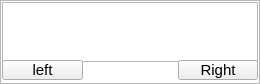
<?xml version="1.0" encoding="UTF-8"?>
<ui version="4.0">
 <class>TalkWindow</class>
 <widget class="QWidget" name="TalkWindow">
  <property name="enabled">
   <bool>true</bool>
  </property>
  <property name="geometry">
   <rect>
    <x>0</x>
    <y>0</y>
    <width>260</width>
    <height>84</height>
   </rect>
  </property>
  <property name="sizePolicy">
   <sizepolicy hsizetype="Fixed" vsizetype="Fixed">
    <horstretch>0</horstretch>
    <verstretch>0</verstretch>
   </sizepolicy>
  </property>
  <property name="cursor">
   <cursorShape>ClosedHandCursor</cursorShape>
  </property>
  <property name="mouseTracking">
   <bool>false</bool>
  </property>
  <property name="windowTitle">
   <string/>
  </property>
  <widget class="QGraphicsView" name="boderView">
   <property name="geometry">
    <rect>
     <x>0</x>
     <y>0</y>
     <width>260</width>
     <height>84</height>
    </rect>
   </property>
   <property name="styleSheet">
    <string notr="true">border-image: url(:/otherImage/images/chatUI.png);
</string>
   </property>
  </widget>
  <widget class="QTextBrowser" name="textDisplay">
   <property name="geometry">
    <rect>
     <x>2</x>
     <y>2</y>
     <width>256</width>
     <height>60</height>
    </rect>
   </property>
  </widget>
  <widget class="QPushButton" name="leftButton">
   <property name="geometry">
    <rect>
     <x>2</x>
     <y>60</y>
     <width>81</width>
     <height>20</height>
    </rect>
   </property>
   <property name="font">
    <font>
     <pointsize>11</pointsize>
    </font>
   </property>
   <property name="text">
    <string>left</string>
   </property>
  </widget>
  <widget class="QPushButton" name="rightButton">
   <property name="geometry">
    <rect>
     <x>178</x>
     <y>60</y>
     <width>80</width>
     <height>20</height>
    </rect>
   </property>
   <property name="font">
    <font>
     <pointsize>11</pointsize>
    </font>
   </property>
   <property name="text">
    <string>Right</string>
   </property>
  </widget>
 </widget>
 <resources/>
 <connections/>
</ui>
